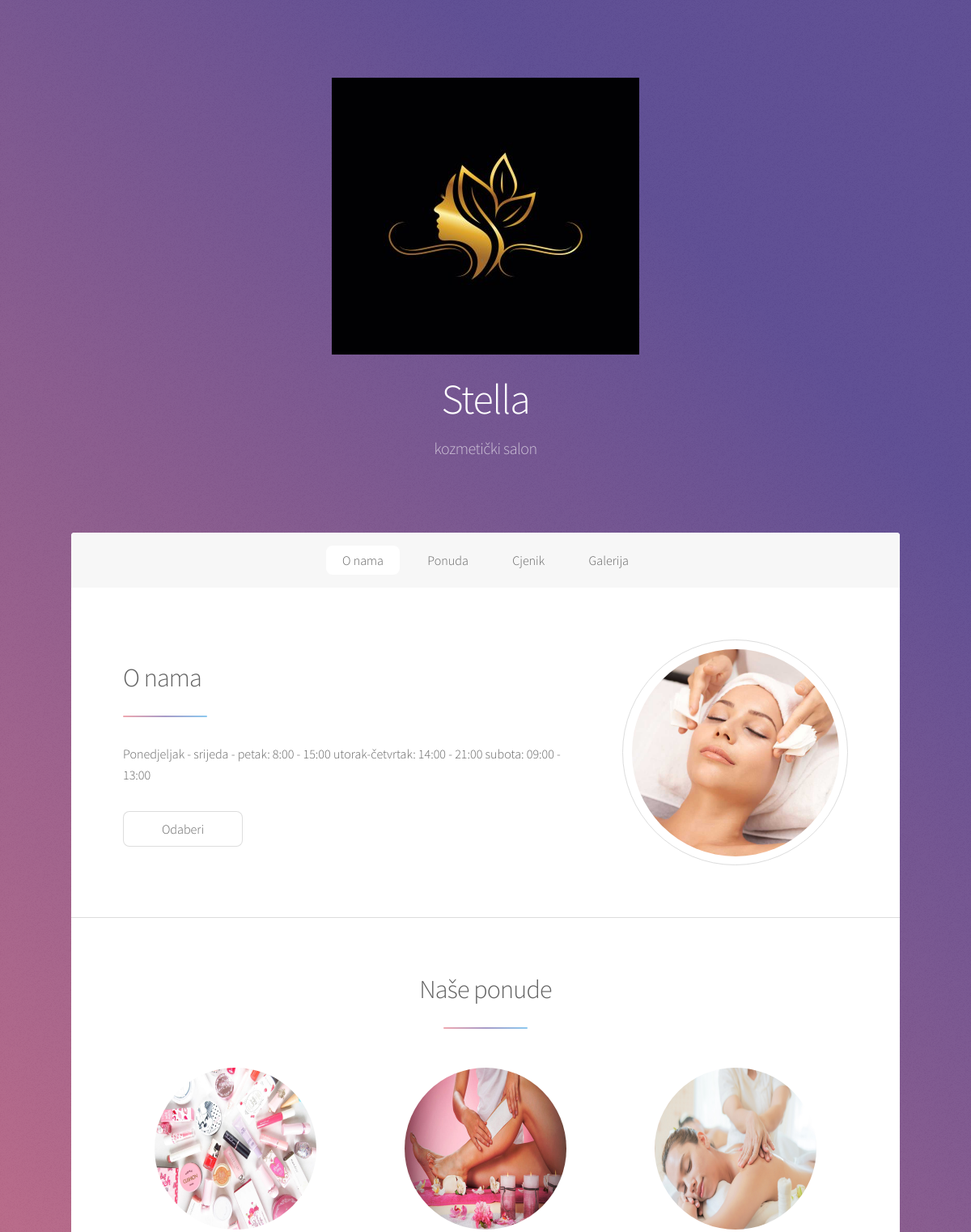
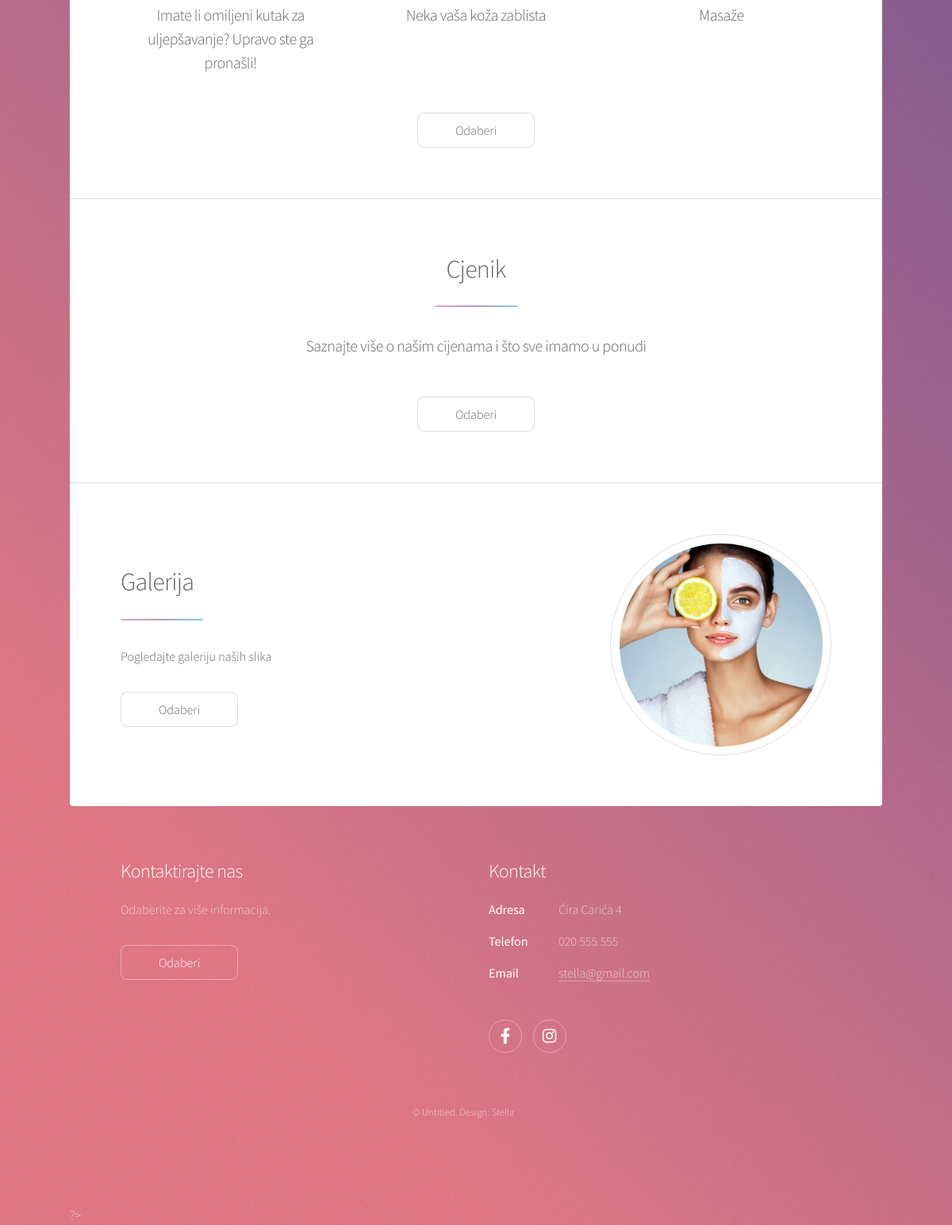
The page / on the database its author committed (2 pictures, top to bottom).
### tables this page shows
CREATE TABLE `o_nama` (
  `id` int(11) NOT NULL,
  `tekst` text NOT NULL,
  `radno_vrijeme` text NOT NULL
);

CREATE TABLE `ponuda` (
  `id` int(11) NOT NULL,
  `naslov` varchar(250) NOT NULL,
  `opis` text NOT NULL
);

CREATE TABLE `kontakt` (
  `id` int(11) NOT NULL,
  `adresa` varchar(250) NOT NULL,
  `telefon` varchar(50) NOT NULL,
  `email` varchar(50) NOT NULL,
  `facebook` text NOT NULL,
  `instagram` text NOT NULL,
  `karta` text NOT NULL
);

### index.php (the view, shortened to what this page needs)
 <?php
 require "bazaPodataka.php";
 $id = 1;
?>
<!DOCTYPE HTML>
<html>
	<head>
		<link rel="stylesheet" href="assets/css/main.css" />
	</head>
	<body class="is-preload">
			<div id="wrapper">
					<header id="header" class="alt">
						<span class="logo"><img src="slike/logo.jpg" alt="" /></span>
						<h1>Stella</h1>
						<p>kozmetički salon</p>
					</header>
					<nav id="nav">
						<ul>
							<li><a href="#intro" class="active">O nama</a></li>
							<li><a href="#first">Ponuda</a></li>
							<li><a href="#second">Cjenik</a></li>
							<li><a href="#third">Galerija</a></li>
						</ul>
					</nav>
					<div id="main">
						<?php
							$stmt = $mysqli->prepare("SELECT * FROM o_nama WHERE id = ? ");
							$stmt->bind_param("i", $id);
							$stmt->execute();
							$result = $stmt->get_result();
							$row = mysqli_fetch_array($result, MYSQLI_ASSOC);
							?>
							<section id="intro" class="main">
								<div class="spotlight">
									<div class="content">
										<header class="major">
											<h2>O nama</h2>
										</header>
										<p><?php echo $row["radno_vrijeme"] ?></p>
										<ul class="actions">
											<li><a href="onama.php" class="button">Odaberi</a></li>
										</ul>
									</div>
									<span class="image"><img src="slike/slika1.jpg" alt="" /></span>
								</div>
							</section>
						<?php $stmt2 = $mysqli->prepare("SELECT * FROM ponuda");
									$stmt2->execute();
									$result2 = $stmt2->get_result();
									?>
							<section id="first" class="main special">
								<header class="major">
									<h2>Naše ponude</h2>
								</header>
								<ul class="features">
							<?php $br=1;	while ($row2 = mysqli_fetch_array($result2, MYSQLI_ASSOC)) :
								?>
									<li>
										<?php if($br==1) {?>
										<img src="slike/kozmetika.jpg" alt="" style = "border-radius:50%" height="200px" width="200px" />
									<?php	}
									 elseif($br==2) {?>
										<img src="slike/dep.jpg" alt="" style = "border-radius:50%" height="200px" width="200px" />
									<?php	}
									 elseif($br==3) {?>
										<img src="slike/slika2.jpg" alt="" style = "border-radius:50%" height="200px" width="200px" />
									<?php	}?>
										<h3><?php echo $row2["naslov"];?></h3>
									</li>
									<?php 	$br++; endwhile; ?>
								</ul>
								<footer class="major">
									<ul class="actions special">
										<li><a href="ponuda.php" class="button">Odaberi</a></li>
									</ul>
								</footer>
							</section>
							<section id="second" class="main special">
								<header class="major">
									<h2>Cjenik</h2>
									<p>Saznajte više o našim cijenama i što sve imamo u ponudi</p>
								</header>
								<footer class="major">
									<ul class="actions special">
										<li><a href="cjenik.php" class="button">Odaberi</a></li>
									</ul>
								</footer>
							</section>
						<section id="third" class="main">
								<div class="spotlight">
									<div class="content">
										<header class="major">
											<h2>Galerija</h2>
										</header>
										<p>Pogledajte galeriju naših slika</p>
										<ul class="actions">
											<li><a href="galerija.php" class="button">Odaberi</a></li>
										</ul>
									</div>
									<span class="image"><img src="slike/slika5.jpg" alt="" /></span>
								</div>
							</section>
					</div>
				<?php require "footer.php"; ?>
			</div>
	</body>
</html>

### footer.php
<?php
 require "bazaPodataka.php";
 $id = 1;
$stmtF = $mysqli->prepare("SELECT * FROM kontakt WHERE id = ? ");
$stmtF->bind_param("i", $id);
$stmtF->execute();
$resultF = $stmtF->get_result();
$rowF = mysqli_fetch_array($resultF, MYSQLI_ASSOC); ?>
<footer id="footer">
    <section>
        <h2>Kontaktirajte nas</h2>
        <p>Odaberite za više informacija.</p>
        <ul class="actions">
            <li><a href="kontakt.php" class="button">Odaberi</a></li>
        </ul>
    </section>
    <section>
        <h2>Kontakt</h2>
        <dl class="alt">
            <dt>Adresa</dt>
            <dd><?php echo $rowF['adresa'] ?></dd>
            <dt>Telefon</dt>
            <dd><?php echo $rowF['telefon'] ?></dd>
            <dt>Email</dt>
            <dd><a href="mailto:<?php $rowF['email']; ?>"><?php echo $rowF['email']; ?></a></dd>
        </dl>
        <ul class="icons">
            <li><a href="<?php $rowF['facebook']; ?>" class="icon brands fa-facebook-f alt"><span class="label">Facebook</span></a></li>
            <li><a href="<?php $rowF['instagram']; ?>" class="icon brands fa-instagram alt"><span class="label">Instagram</span></a></li>
        </ul>
    </section>
    <p class="copyright">&copy; Untitled. Design: Stella</p>
</footer>
?>

### rows shown on the page
o_nama: radno_vrijeme "Ponedjeljak - srijeda - petak: 8:00 - 15:00 utorak-četvrtak: 14:00 - 21:00 subota: 09:00 - 13:00"
ponuda: naslov "Imate li omiljeni kutak za uljepšavanje? Upravo ste ga pronašli!"
ponuda: naslov "Neka vaša koža zablista"
ponuda: naslov "Masaže"
kontakt: adresa "Ćira Carića 4", telefon "020 555 555", email "stella@gmail.com"
